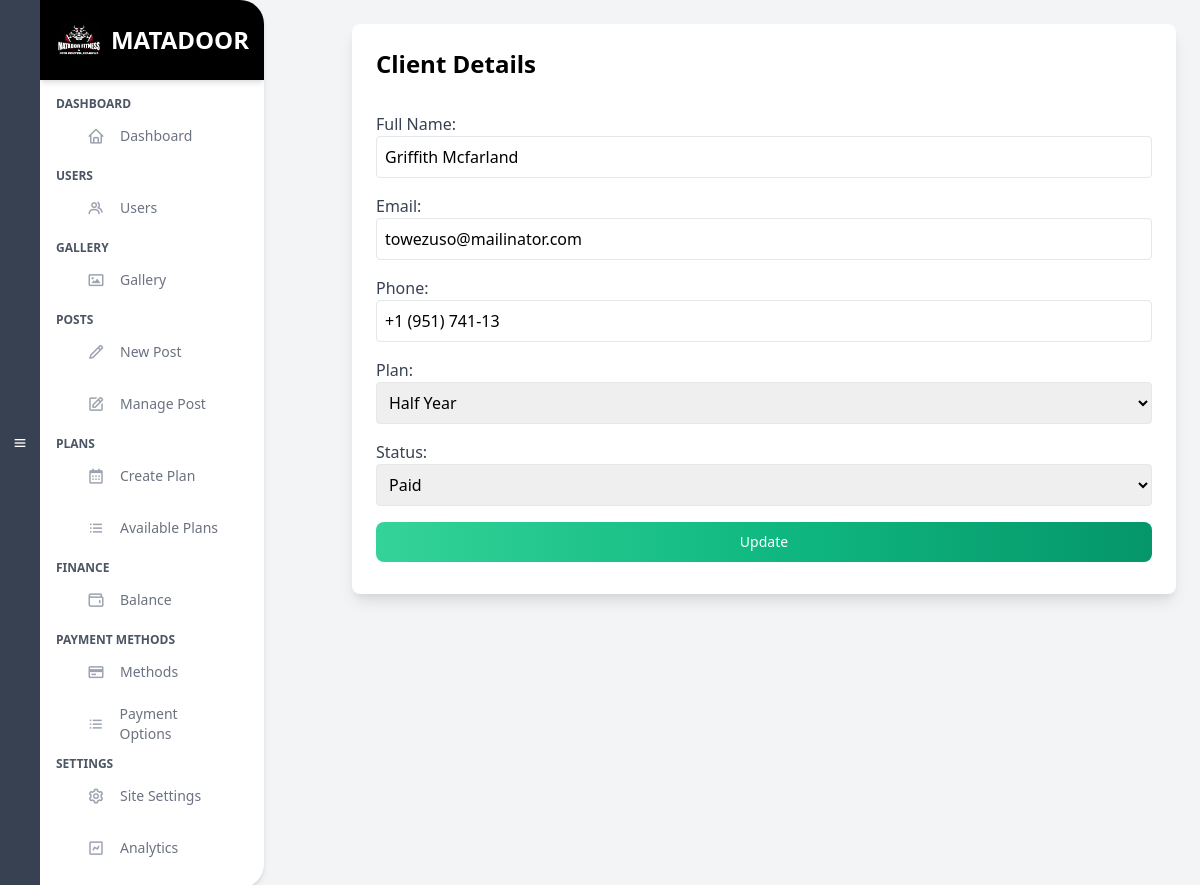
The app's page /admin/client.php?id=72 (signed in) with its own data.
### tables this page shows
CREATE TABLE `gym_registrations` (
  `id` int(11) NOT NULL,
  `full_name` varchar(255) NOT NULL,
  `dob` date NOT NULL,
  `gender` enum('male','female','other') NOT NULL,
  `contact_number` varchar(15) NOT NULL,
  `email` varchar(255) NOT NULL,
  `address` text NOT NULL,
  `emergency_phone` varchar(15) NOT NULL,
  `fitness_level` enum('beginner','intermediate','advanced') NOT NULL,
  `health_conditions` text DEFAULT NULL,
  `membership_type` enum('monthly','yearly','family') NOT NULL,
  `training_sessions` enum('personal','group') NOT NULL,
  `referral_source` varchar(255) NOT NULL,
  `created_at` timestamp NOT NULL DEFAULT current_timestamp(),
  `status` enum('Paid','Unpaid') DEFAULT 'Unpaid',
  `start_date` date DEFAULT NULL,
  `days_left` int(11) DEFAULT 0,
  `plan_id` int(11) NOT NULL,
  `plan_name` varchar(255) NOT NULL,
  `duration` int(11) DEFAULT NULL,
  `plan_end_date` date DEFAULT NULL
);

### admin/client.php (the view, shortened to what this page needs)
<!DOCTYPE html>
<html lang="en">
<head>
    <link href="https://cdn.jsdelivr.net/npm/tailwindcss@2.2.19/dist/tailwind.min.css" rel="stylesheet">
    <link rel="stylesheet" href="https://cdnjs.cloudflare.com/ajax/libs/font-awesome/6.5.2/css/all.min.css">
</head>
<body class="bg-gray-100 flex">
<?php include('includes/sidebar.php'); ?>
<div class="flex-1 p-6">
    <?php
    include 'includes/db_connect.php';
    $clientId = $_GET['id'];
    $query = "
        SELECT gym_registrations.*, plans.name AS plan_name
        FROM gym_registrations
        LEFT JOIN plans ON gym_registrations.plan_id = plans.id
        WHERE gym_registrations.id = '$clientId'
    ";
    $result = mysqli_query($conn, $query);
    $client = mysqli_fetch_assoc($result);
    $plans_query = "SELECT id, name FROM plans";
    $plans_result = mysqli_query($conn, $plans_query);
    ?>
    <div class="bg-white p-6 rounded-lg shadow-lg">
        <h1 class="text-2xl font-semibold mb-4">Client Details</h1>
        <form action="update_user.php" method="POST" class="flex flex-col space-y-4">
            <div class="flex flex-col">
                <label class="text-gray-700">Full Name:</label>
                <input type="text" value="<?php echo htmlspecialchars($client['full_name']); ?>" class="p-2 border rounded" readonly>
            </div>
            <div class="flex flex-col">
                <label class="text-gray-700">Email:</label>
                <input type="email" value="<?php echo htmlspecialchars($client['email']); ?>" class="p-2 border rounded" readonly>
            </div>
            <div class="flex flex-col">
                <label class="text-gray-700">Phone:</label>
                <input type="text" value="<?php echo htmlspecialchars($client['contact_number']); ?>" class="p-2 border rounded" readonly>
            </div>
            <div class="flex flex-col">
                <label class="text-gray-700">Plan:</label>
                <select name="plan_id" class="p-2 border rounded">
                    <?php
                    while ($plan = mysqli_fetch_assoc($plans_result)) {
                        $selected = $client['plan_id'] == $plan['id'] ? 'selected' : '';
                        echo "<option value='{$plan['id']}' {$selected}>{$plan['name']}</option>";
                    }
                    ?>
                </select>
            </div>
            <div class="flex flex-col">
                <label class="text-gray-700">Status:</label>
                <select name="status" class="p-2 border rounded">
                    <option value="Paid" <?php echo $client['status'] == 'Paid' ? 'selected' : ''; ?>>Paid</option>
                </select>
            </div>
            <div class="text-center">
                <button type="submit" class="text-white bg-gradient-to-r from-green-400 via-green-500 to-green-600 hover:bg-gradient-to-br focus:ring-4 focus:outline-none focus:ring-green-300 dark:focus:ring-green-800 font-medium rounded-lg text-sm px-5 py-2.5 text-center me-2 mb-2 w-full">Update</button>
            </div>
        </form>
    </div>
</div>
</body>
</html>

### records on screen
gym_registrations: full_name "Griffith Mcfarland", email "towezuso@mailinator.com", contact_number "+1 (951) 741-13", status "Paid"

### other values on screen
form field plan_id "Half Year"
